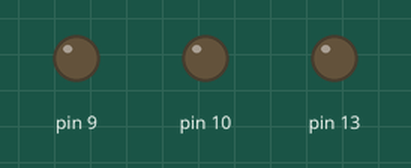
Simulated run of this sketch. Board: Arduino Uno, built with avr-gcc and run on an emulated ATmega328P. Parts: output pins drawn as LEDs (lit = HIGH).

Above: at 0.2 s.
At 1.2 s:
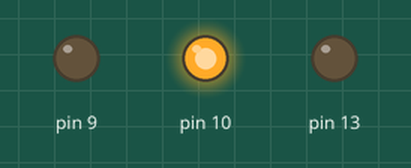
At 1.7 s:
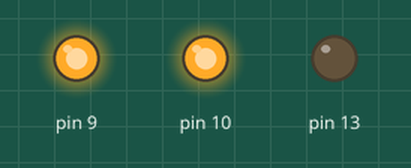
At 2.2 s:
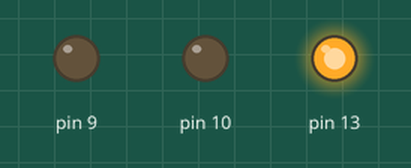
At 3.2 s:
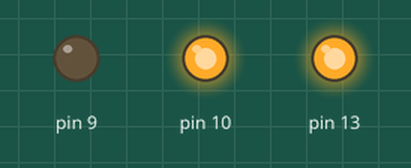
At 4.7 s:
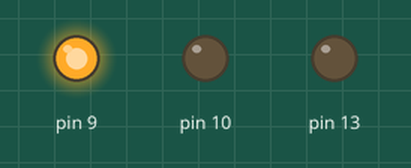
Timing chart, 0 to 5.2 s (numbered marks = the images above):
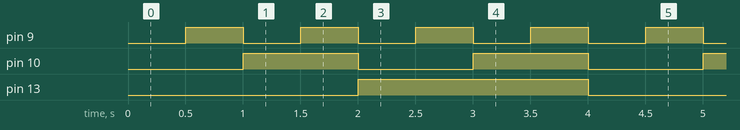

Measured:
- by itself, pin 9: alternates HIGH for 0.50 s and LOW for 0.50 s
- by itself, pin 10: alternates HIGH for 1.0 s and LOW for 1.0 s
- by itself, pin 13: alternates HIGH for 2.0 s and LOW for 2.0 s

The sketch:

RGBLED.ino
```cpp
void setup() {
  // put your setup code here, to run once:
  pinMode(9,OUTPUT);
  pinMode(10,OUTPUT);
  pinMode(13,OUTPUT);
}

void loop() {
  for (int i = 0; i<8 ; i++)
  {
    digitalWrite(9, bitRead(i,0));
    digitalWrite(10, bitRead(i, 1));
    digitalWrite(13, bitRead(i, 2));
    delay(500);
  }

}
```
